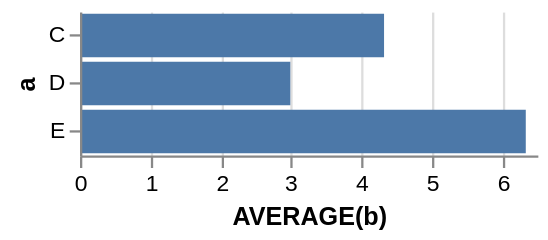

The specification (Vega-Lite) saved for this image:
### Vega specification from a JSON file in a GitHub repository (floating-point values rounded to 4 significant figures)
{"$schema": "https://vega.github.io/schema/vega/v3.0.json", "autosize": "pad", "padding": 5, "encode": {"update": {"fill": {"value": "transparent"}}}, "data": [{"name": "source_0", "values": [{"a": "C", "b": 2}, {"a": "C", "b": 7}, {"a": "C", "b": 4}, {"a": "D", "b": 1}, {"a": "D", "b": 2}, {"a": "D", "b": 6}, {"a": "E", "b": 8}, {"a": "E", "b": 4}, {"a": "E", "b": 7}]}, {"name": "data_0", "source": "source_0", "transform": [{"type": "formula", "expr": "toNumber(datum[\"b\"])", "as": "b"}, {"type": "aggregate", "groupby": ["a"], "ops": ["average"], "fields": ["b"], "as": ["average_b"]}]}], "signals": [{"name": "width", "update": "200"}, {"name": "y_step", "value": 21}, {"name": "height", "update": "bandspace(domain('y').length, 0.1, 0.05) * y_step"}], "marks": [{"name": "marks", "type": "rect", "role": "bar", "from": {"data": "data_0"}, "encode": {"update": {"x": {"scale": "x", "field": "average_b"}, "x2": {"scale": "x", "value": 0}, "y": {"scale": "y", "field": "a"}, "height": {"scale": "y", "band": true}, "fill": {"value": "#4c78a8"}}}}], "scales": [{"name": "x", "type": "linear", "domain": {"data": "data_0", "field": "average_b"}, "range": [0, 200], "round": true, "nice": true, "zero": true}, {"name": "y", "type": "band", "domain": {"data": "data_0", "field": "a", "sort": true}, "range": {"step": {"signal": "y_step"}}, "round": true, "paddingInner": 0.1, "paddingOuter": 0.05}], "axes": [{"scale": "x", "labelOverlap": true, "orient": "bottom", "tickCount": 5, "title": "AVERAGE(b)", "zindex": 1}, {"scale": "x", "domain": false, "grid": true, "labels": false, "orient": "bottom", "tickCount": 5, "ticks": false, "zindex": 0, "gridScale": "y"}, {"scale": "y", "orient": "left", "title": "a", "zindex": 1}]}
